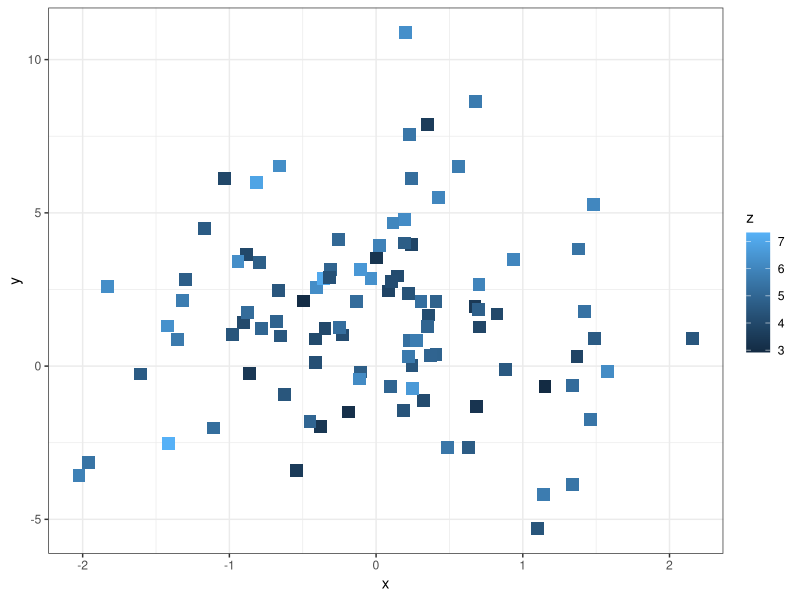

The R source for this figure:
## ---- chunk 1
knitr::opts_chunk$set(echo = TRUE)
## ---- chunk 2
# library 
library(ggplot2)
library(dplyr)

## ---- chunk 3
# generating data
x <- rnorm(100, 0, 1)
y <- rnorm(100,2,3)
z <- rnorm(100, 5, 1)

# generating data frame 
MyData <- data.frame(x, y, z)
glimpse(MyData)
## ---- chunk 4
# generating plot 
ggplot(MyData, aes(x = x, y = y, colour = z)) + 
  geom_point(size = 4, shape = "square") + 
  theme_bw()

## ---- chunk 5
# Fitting models using function lm()
model1 <- lm(x ~ y, data = MyData)
model1
## ---- chunk 6
# Anova table 
anova(model1)
